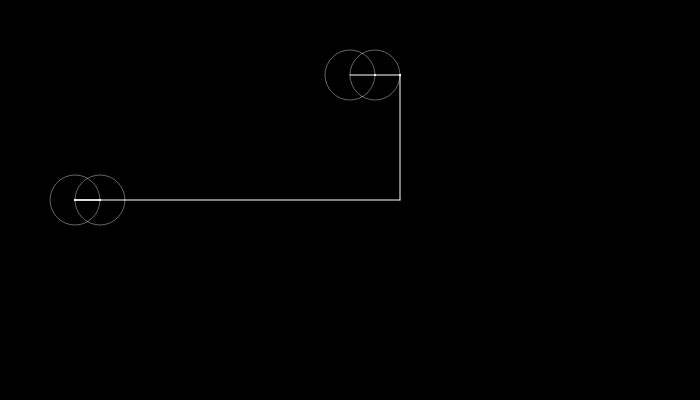
Frame 1 (no input)
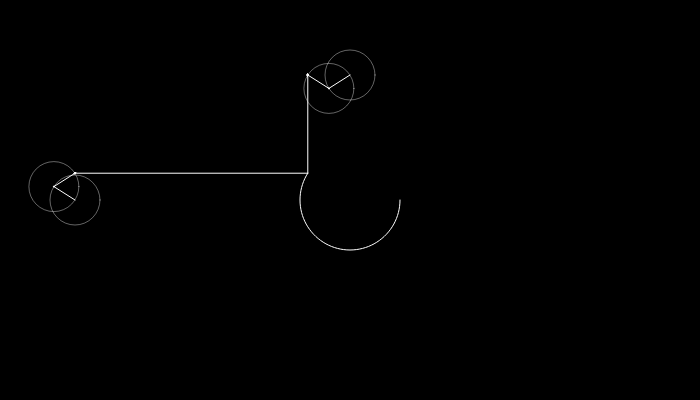
Frame 60 (no input)
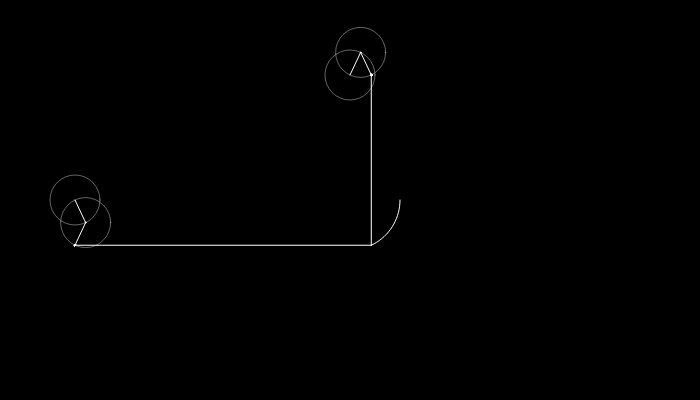
Frame 120 (the mouse pressed at the canvas centre since frame 60)

The p5.js sketch that drew these frames (run headless with seeded random() and noise() and a simulated clock; from frame 60 on, the mouse is pressed at the canvas centre):

// p5.js sketch
// ── sketch.js
// Set up
let time = 0;
let path = [];

//DFT
let signalX = [];
let signalY = [];
let fourierX;
let fourierY;

function setup() {
  frameRate(30);
  createCanvas(700, 400);
  
  for (let i = 0; i < 100; i++) {
    let angle = map(i, 0, 100, 0, TWO_PI);
    
    signalX[i] = 50 * cos(angle);
    signalY[i] = 50 * sin(angle);
  }

  fourierX = dft(signalX);
  fourierY = dft(signalY);
  
  fourierX.sort((a,b) => b.amp - a.amp);
  fourierY.sort((a,b) => b.amp - a.amp);
}

function epicycles(x, y, rotation, fourier) {
  for (let i = 0; i < fourier.length; i++) {
    let prevx = x;
    let prevy = y;
    
    // Square Curve 
    let freq = fourier[i].freq;
    let radius = fourier[i].amp;
    let phase = fourier[i].phase + rotation;
    x += radius * cos(freq * time + phase);
    y += radius * sin(freq * time + phase);
  
    stroke(255, 100);
    noFill();
    ellipse(prevx, prevy, radius * 2);
  
    fill(200);
    stroke(255);
    ellipse(x, y, 1);
    line(prevx, prevy, x, y);
  }
  return createVector(x, y);
}

function draw() {
  background(0);
  
  vx = epicycles(width/2, 75, 0, fourierX);
  vy = epicycles(75, height/2, HALF_PI, fourierY);
  
  let v = createVector(vx.x, vy.y);
  
  // Add final point to the array
  path.unshift(v);
  
  // Draw the wave on the side
  //translate(200,0)
  line(vx.x, vx.y, path[0].x, path[0].y); 
  line(vy.x, vy.y, path[0].x, path[0].y); 
  
  noFill();
  beginShape();
  for (let i = 0; i < path.length; i++) {
    vertex(path[i].x, path[i].y);
  }
  endShape();
  
  // Increment Time
  const dt = TWO_PI / fourierY.length;
  time += dt;
  
  if (time > TWO_PI) {
    time = 0;
    path = [];
  }
  
  // Remove any extra points 
  //if (path.length > 95) {
  //  path.pop();
  //}
}
// ── fourier.js
function dft(x) {
  
  let X = [];
  const N = x.length;
  
  for (let k = 0; k < N; k++) {
    let real = 0;
    let imag = 0;
    
    for (let n = 0; n < N; n++) {
      const phi = (TWO_PI * k * n) / N;
      real += x[n] * cos(phi);
      imag -= x[n] * sin(phi);
    }
    real = real / N;
    imag = imag / N;
    
    let freq = k;
    let amp = sqrt(real * real + imag * imag);
    let phase = atan2(imag, real);
    
    X[k] = {real, imag, freq, amp, phase};
  }
  
  return X;
}
